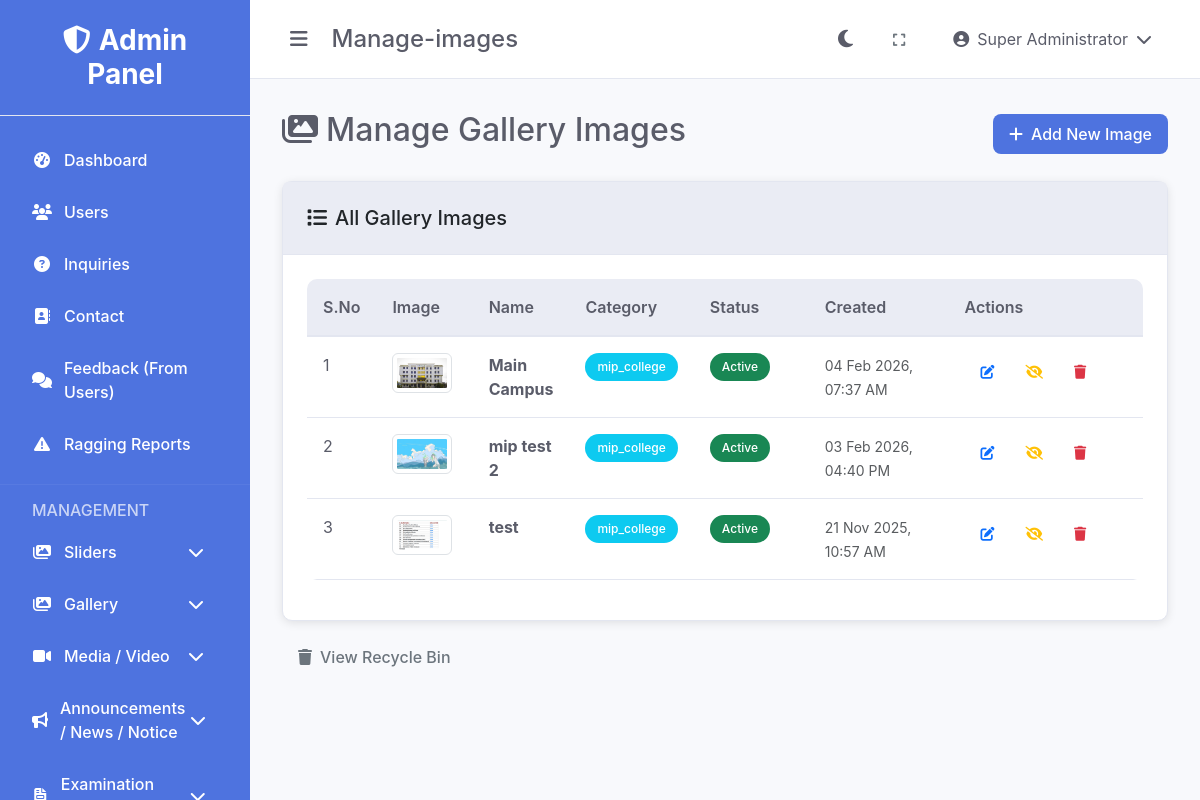
The page /gallery/manage-images.php (signed in) on the database its author committed.
### tables this page shows
CREATE TABLE IF NOT EXISTS `gallery_images` (
  `id` int(11) NOT NULL AUTO_INCREMENT,
  `category_id` int(11) DEFAULT NULL,
  `name` varchar(255) NOT NULL,
  `image` varchar(255) NOT NULL,
  `description` text,
  `status` enum('active','inactive') DEFAULT 'active',
  `created_at` timestamp NOT NULL DEFAULT CURRENT_TIMESTAMP,
  `updated_at` timestamp NOT NULL DEFAULT CURRENT_TIMESTAMP ON UPDATE CURRENT_TIMESTAMP,
  PRIMARY KEY (`id`),
  KEY `idx_gallery_images_category_id` (`category_id`),
  KEY `idx_gallery_images_status` (`status`)
);

CREATE TABLE IF NOT EXISTS `gallery_categories` (
  `id` int(11) NOT NULL AUTO_INCREMENT,
  `name` varchar(255) NOT NULL,
  `description` text,
  `status` enum('active','inactive') DEFAULT 'active',
  `created_at` timestamp NOT NULL DEFAULT CURRENT_TIMESTAMP,
  `updated_at` timestamp NOT NULL DEFAULT CURRENT_TIMESTAMP ON UPDATE CURRENT_TIMESTAMP,
  PRIMARY KEY (`id`)
);

### gallery/manage-images.php (the view, shortened to what this page needs)
<?php
require_once '../config/database.php';
require_once '../includes/functions.php';
$sql = "SELECT gi.*, gc.name as category_name FROM gallery_images gi
        LEFT JOIN gallery_categories gc ON gi.category_id = gc.id
        ORDER BY gi.created_at DESC";
$result = $conn->query($sql);
$images = $result->fetch_all(MYSQLI_ASSOC);
?>
<!DOCTYPE html>
<html lang="en">
<head>
    <link href="https://cdn.jsdelivr.net/npm/bootstrap@5.3.0/dist/css/bootstrap.min.css" rel="stylesheet">
    <link href="https://cdnjs.cloudflare.com/ajax/libs/font-awesome/6.4.0/css/all.min.css" rel="stylesheet">
    <link href="<?php echo getAssetUrl('css/style.css'); ?>" rel="stylesheet">
</head>
<body data-theme="light">
    <div class="admin-layout">
        <?php include $_SERVER['DOCUMENT_ROOT'] . '/mip310/control-dashboard/includes/sidebar.php'; ?>
        <div class="main-content">
            <?php include $_SERVER['DOCUMENT_ROOT'] . '/mip310/control-dashboard/includes/header.php'; ?>
            <div class="content">
                <div class="d-flex justify-content-between align-items-center mb-4">
                    <h2><i class="fas fa-images me-2"></i>Manage Gallery Images</h2>
                    <a href="add-image.php" class="btn btn-primary">
                        <i class="fas fa-plus me-2"></i>Add New Image
                    </a>
                </div>
                <div class="card">
                    <div class="card-header">
                        <h5 class="mb-0"><i class="fas fa-list me-2"></i>All Gallery Images</h5>
                    </div>
                    <div class="card-body">
                        <?php if (empty($images)): ?>
                            <div class="text-center py-5">
                                <i class="fas fa-images fa-3x text-muted mb-3"></i>
                                <h5 class="text-muted">No gallery images found</h5>
                                <p class="text-muted">Start by adding your first gallery image.</p>
                                <a href="add-image.php" class="btn btn-primary">
                                    <i class="fas fa-plus me-2"></i>Add First Image
                                </a>
                            </div>
                        <?php else: ?>
                            <div class="table-responsive">
                                <table class="table table-hover">
                                    <thead>
                                        <tr>
                                            <th width="50">S.No</th>
                                            <th width="100">Image</th>
                                            <th>Name</th>
                                            <th width="120">Category</th>
                                            <th width="120">Status</th>
                                            <th width="150">Created</th>
                                            <th width="200">Actions</th>
                                        </tr>
                                    </thead>
                                    <tbody>
                                        <?php foreach ($images as $index => $image): ?>
                                            <tr>
                                                <td><?php echo $index + 1; ?></td>
                                                <td>
                                                    <img src="<?php echo getUploadUrl('materials/gallery/' . $image['image']); ?>"
                                                         alt="<?php echo htmlspecialchars($image['name']); ?>"
                                                         class="img-thumbnail" style="width: 60px; height: 40px; object-fit: cover;">
                                                </td>
                                                <td>
                                                    <strong><?php echo htmlspecialchars($image['name']); ?></strong>
                                                </td>
                                                <td>
                                                    <span class="badge bg-info"><?php echo htmlspecialchars($image['category_name']); ?></span>
                                                </td>
                                                <td>
                                                    <?php echo getStatusBadge($image['status']); ?>
                                                </td>
                                                <td>
                                                    <small class="text-muted">
                                                        <?php echo formatDate($image['created_at']); ?>
                                                    </small>
                                                </td>
                                                <td>
                                                    <div class="btn-group" role="group">
                                                        <a href="edit-image.php?id=<?php echo $image['id']; ?>"
                                                           class="btn btn-sm btn-outline-primary"
                                                           title="Edit">
                                                            <i class="fas fa-edit"></i>
                                                        </a>
                                                        <a href="?toggle_status=<?php echo $image['id']; ?>"
                                                           class="btn btn-sm btn-outline-warning"
                                                           title="<?php echo $image['status'] == 'active' ? 'Deactivate' : 'Activate'; ?>"
                                                           onclick="return confirm('Are you sure you want to <?php echo $image['status'] == 'active' ? 'deactivate' : 'activate'; ?> this image?')">
                                                            <i class="fas fa-<?php echo $image['status'] == 'active' ? 'eye-slash' : 'eye'; ?>"></i>
                                                        </a>
                                                        <a href="?delete=<?php echo $image['id']; ?>"
                                                           class="btn btn-sm btn-outline-danger"
                                                           title="Delete"
                                                           onclick="return confirm('Are you sure you want to delete this image? It will be moved to recycle bin.')">
                                                            <i class="fas fa-trash"></i>
                                                        </a>
                                                    </div>
                                                </td>
                                            </tr>
                                        <?php endforeach; ?>
                                    </tbody>
                                </table>
                            </div>
                        <?php endif; ?>
                    </div>
                </div>
                <div class="mt-3">
                    <a href="recycle.php" class="btn btn-outline-secondary">
                        <i class="fas fa-trash me-2"></i>View Recycle Bin
                    </a>
                </div>
            </div>
        </div>
    </div>
</body>
</html>

### includes/functions.php (shortened to what this page needs)
<?php
function getBaseUrl() {
    $protocol = isset($_SERVER['HTTPS']) && $_SERVER['HTTPS'] === 'on' ? 'https' : 'http';
    $host = $_SERVER['HTTP_HOST'];
    $scriptPath = $_SERVER['SCRIPT_NAME'];
    $adminPanelPos = strpos($scriptPath, '/control-dashboard');
    if ($adminPanelPos !== false) {
        $basePath = substr($scriptPath, 0, $adminPanelPos + strlen('/control-dashboard'));
        $path = substr($basePath, 0, $adminPanelPos);
    } else {
        $path = '';
    }
    return $protocol . '://' . $host . $path;
}
function getAssetUrl($path = '') {
    $baseUrl = getBaseUrl();
    $adminPath = '/control-dashboard';
    $path = ltrim($path, '/');
    return $baseUrl . $adminPath . '/assets/' . $path;
}
function getUploadUrl($path = '') {
    $baseUrl = getBaseUrl();
    $adminPath = '/control-dashboard';
    $path = ltrim($path, '/');
    return $baseUrl . $adminPath . '/uploads/' . $path;
}
function getStatusBadge($status) {
    switch ($status) {
        case 'active':
            return '<span class="badge bg-success">Active</span>';
    }
}
function formatDate($date) {
    return date('d M Y, h:i A', strtotime($date));
}
?>

### assets/css/style.css (style rules this page uses)
:root { --primary-color: #4e73df; --secondary-color: #858796; --success-color: #1cc88a; --info-color: #36b9cc; --warning-color: #f6c23e; --danger-color: #e74a3b; --light-color: #f8f9fc; --dark-color: #5a5c69; --sidebar-width: 250px; --header-height: 60px; --transition-speed: 0.3s; }
[data-theme="light"] { --bg-primary: #ffffff; --bg-secondary: #f8f9fc; --bg-tertiary: #eaecf4; --text-primary: #5a5c69; --text-secondary: #858796; --border-color: #e3e6f0; --card-bg: #ffffff; --sidebar-bg: #4e73df; --header-bg: #ffffff; }
* { margin: 0; padding: 0; box-sizing: border-box; }
body { font-family: 'Nunito', -apple-system, BlinkMacSystemFont, 'Segoe UI', Roboto, sans-serif; background-color: var(--bg-secondary); color: var(--text-primary); transition: background-color var(--transition-speed), color var(--transition-speed); }
.admin-layout { display: flex; min-height: 100vh; }
.main-content { flex: 1; margin-left: var(--sidebar-width); transition: margin-left var(--transition-speed); }
.content { padding: 2rem; }
.card { background: var(--card-bg); border: 1px solid var(--border-color); border-radius: 10px; box-shadow: 0 2px 10px rgba(0, 0, 0, 0.1); transition: all 0.3s ease; }
.card-header { background: var(--bg-tertiary); border-bottom: 1px solid var(--border-color); padding: 1.5rem; border-radius: 10px 10px 0 0; }
.card-body { padding: 1.5rem; }
.btn { border-radius: 8px; font-weight: 500; padding: 0.5rem 1rem; transition: all 0.3s ease; border: none; }
.btn-primary { background: var(--primary-color); color: white; }
.table { background: var(--card-bg); border-radius: 10px; overflow: hidden; }
.table th { background: var(--bg-tertiary); border-bottom: 2px solid var(--border-color); color: var(--text-primary); font-weight: 600; padding: 1rem; }
.table td { padding: 1rem; border-bottom: 1px solid var(--border-color); color: var(--text-primary); }
.badge { padding: 0.5rem 0.75rem; border-radius: 20px; font-weight: 500; }

### rows shown on the page
gallery_images: image (picture), name "Main Campus", gallery_categories.name "mip_college", status "Active", created_at "04 Feb 2026, 07:37 AM"
gallery_images: image (picture), name "mip test 2", gallery_categories.name "mip_college", status "Active", created_at "03 Feb 2026, 04:40 PM"
gallery_images: image (picture), name "test", gallery_categories.name "mip_college", status "Active", created_at "21 Nov 2025, 10:57 AM"

### other values the page prints
basename($_SERVER['PHP_SELF'], '.php') "Manage-images"
$_SESSION['full_name'] "Super Administrator"
